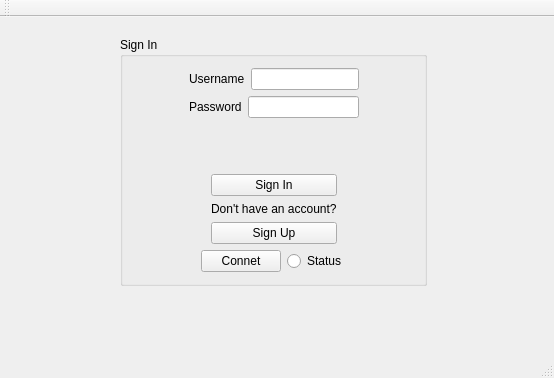
<?xml version="1.0" encoding="UTF-8"?>
<ui version="4.0">
 <class>MainWindow</class>
 <widget class="QMainWindow" name="MainWindow">
  <property name="geometry">
   <rect>
    <x>0</x>
    <y>0</y>
    <width>554</width>
    <height>378</height>
   </rect>
  </property>
  <property name="windowTitle">
   <string>MainWindow</string>
  </property>
  <widget class="QWidget" name="centralWidget">
   <widget class="QGroupBox" name="groupBox">
    <property name="geometry">
     <rect>
      <x>120</x>
      <y>20</y>
      <width>307</width>
      <height>249</height>
     </rect>
    </property>
    <property name="title">
     <string>Sign In</string>
    </property>
    <layout class="QVBoxLayout" name="verticalLayout_4">
     <item>
      <layout class="QVBoxLayout" name="verticalLayout_3">
       <item>
        <layout class="QHBoxLayout" name="horizontalLayout_4">
         <item>
          <spacer name="horizontalSpacer_5">
           <property name="orientation">
            <enum>Qt::Horizontal</enum>
           </property>
           <property name="sizeHint" stdset="0">
            <size>
             <width>40</width>
             <height>20</height>
            </size>
           </property>
          </spacer>
         </item>
         <item>
          <layout class="QVBoxLayout" name="verticalLayout">
           <item>
            <layout class="QHBoxLayout" name="horizontalLayout">
             <item>
              <widget class="QLabel" name="label">
               <property name="text">
                <string>Username</string>
               </property>
              </widget>
             </item>
             <item>
              <widget class="QLineEdit" name="lineEdit_username"/>
             </item>
            </layout>
           </item>
           <item>
            <layout class="QHBoxLayout" name="horizontalLayout_2">
             <item>
              <widget class="QLabel" name="label_2">
               <property name="text">
                <string>Password</string>
               </property>
              </widget>
             </item>
             <item>
              <widget class="QLineEdit" name="lineEdit_password">
               <property name="echoMode">
                <enum>QLineEdit::Password</enum>
               </property>
              </widget>
             </item>
            </layout>
           </item>
          </layout>
         </item>
         <item>
          <spacer name="horizontalSpacer_6">
           <property name="orientation">
            <enum>Qt::Horizontal</enum>
           </property>
           <property name="sizeHint" stdset="0">
            <size>
             <width>40</width>
             <height>20</height>
            </size>
           </property>
          </spacer>
         </item>
        </layout>
       </item>
       <item>
        <spacer name="verticalSpacer">
         <property name="orientation">
          <enum>Qt::Vertical</enum>
         </property>
         <property name="sizeHint" stdset="0">
          <size>
           <width>20</width>
           <height>40</height>
          </size>
         </property>
        </spacer>
       </item>
       <item>
        <layout class="QHBoxLayout" name="horizontalLayout_5">
         <item>
          <spacer name="horizontalSpacer">
           <property name="orientation">
            <enum>Qt::Horizontal</enum>
           </property>
           <property name="sizeHint" stdset="0">
            <size>
             <width>40</width>
             <height>20</height>
            </size>
           </property>
          </spacer>
         </item>
         <item>
          <layout class="QVBoxLayout" name="verticalLayout_2">
           <item>
            <widget class="QPushButton" name="pushButton_SignIn">
             <property name="text">
              <string>Sign In</string>
             </property>
            </widget>
           </item>
           <item>
            <widget class="QLabel" name="label_3">
             <property name="text">
              <string>Don't have an account?</string>
             </property>
            </widget>
           </item>
           <item>
            <widget class="QPushButton" name="pushButton_SignUp">
             <property name="text">
              <string>Sign Up</string>
             </property>
            </widget>
           </item>
          </layout>
         </item>
         <item>
          <spacer name="horizontalSpacer_2">
           <property name="orientation">
            <enum>Qt::Horizontal</enum>
           </property>
           <property name="sizeHint" stdset="0">
            <size>
             <width>40</width>
             <height>20</height>
            </size>
           </property>
          </spacer>
         </item>
        </layout>
       </item>
       <item>
        <layout class="QHBoxLayout" name="horizontalLayout_6">
         <item>
          <spacer name="horizontalSpacer_3">
           <property name="orientation">
            <enum>Qt::Horizontal</enum>
           </property>
           <property name="sizeHint" stdset="0">
            <size>
             <width>40</width>
             <height>20</height>
            </size>
           </property>
          </spacer>
         </item>
         <item>
          <layout class="QHBoxLayout" name="horizontalLayout_3">
           <item>
            <widget class="QPushButton" name="connet_but">
             <property name="text">
              <string>Connet</string>
             </property>
            </widget>
           </item>
           <item>
            <widget class="QRadioButton" name="conncetion_status">
             <property name="text">
              <string>Status</string>
             </property>
            </widget>
           </item>
          </layout>
         </item>
         <item>
          <spacer name="horizontalSpacer_4">
           <property name="orientation">
            <enum>Qt::Horizontal</enum>
           </property>
           <property name="sizeHint" stdset="0">
            <size>
             <width>40</width>
             <height>20</height>
            </size>
           </property>
          </spacer>
         </item>
        </layout>
       </item>
      </layout>
     </item>
    </layout>
   </widget>
  </widget>
  <widget class="QMenuBar" name="menuBar">
   <property name="geometry">
    <rect>
     <x>0</x>
     <y>0</y>
     <width>554</width>
     <height>21</height>
    </rect>
   </property>
  </widget>
  <widget class="QToolBar" name="mainToolBar">
   <attribute name="toolBarArea">
    <enum>TopToolBarArea</enum>
   </attribute>
   <attribute name="toolBarBreak">
    <bool>false</bool>
   </attribute>
  </widget>
  <widget class="QStatusBar" name="statusBar"/>
 </widget>
 <layoutdefault spacing="6" margin="11"/>
 <resources/>
 <connections/>
</ui>
